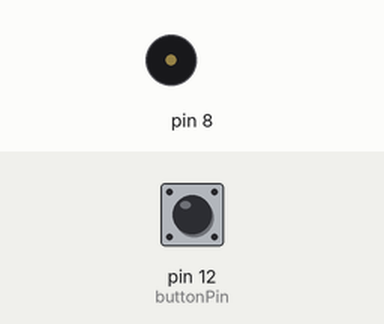
The sketch below on a simulated Arduino Uno, built with avr-gcc and run on an emulated ATmega328P. Parts: buzzer (waves = sounding). The test bench sets the inputs (shaded band); at power-on: pin 12 (buttonPin) LOW.

Above: at 1.2 s.
1.3 s: pin 12 (buttonPin) pulled HIGH for 0.15 s
At 2.0 s:
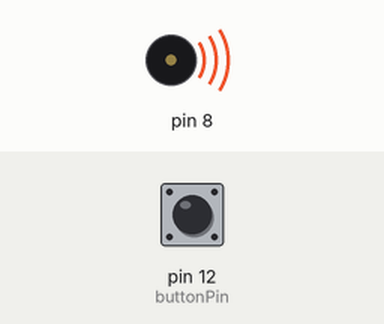
4.4 s: pin 12 (buttonPin) pulled HIGH for 1 s
At 7.2 s:
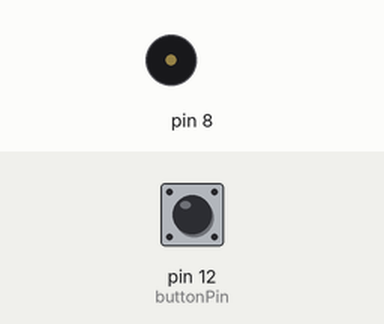
7.4 s: pin 12 (buttonPin) pulled HIGH for 3.2 s
At 8.1 s:
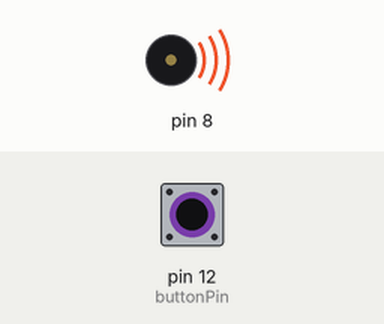
Timing chart, 0 to 13.4 s (numbered marks = the images above; inputs shaded):
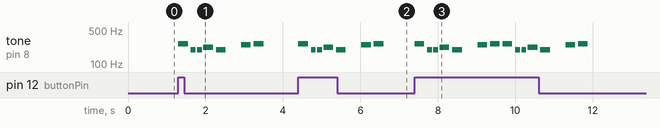

Measured:
- after the input at 1.3 s, tone on pin 8: plays 262 Hz for 0.25 s, 196 Hz for 0.13 s, 196 Hz for 0.13 s, 220 Hz for 0.25 s, 196 Hz for 0.25 s, 247 Hz for 0.25 s … (7 notes in this stretch), starting at once
- after the input at 4.4 s, tone on pin 8: plays 262 Hz for 0.25 s, 196 Hz for 0.13 s, 196 Hz for 0.13 s, 220 Hz for 0.25 s, 196 Hz for 0.25 s, 247 Hz for 0.25 s … (7 notes in this stretch), starting at once
- after the input at 7.4 s, tone on pin 8: plays 262 Hz for 0.25 s, 196 Hz for 0.13 s, 196 Hz for 0.13 s, 220 Hz for 0.25 s, 196 Hz for 0.25 s, 247 Hz for 0.25 s … (14 notes in this stretch), starting at once

The sketch:

son2.ino
```cpp
/*
 * References:
 *   - http://www.phy.mtu.edu/~suits/notefreqs.html
 *   - https://en.wikipedia.org/wiki/Scientific_pitch_notation#Table_of_note_frequencies
 *   - http://soundcalledmusic.com/scientific-pitch-notation/
 */
enum Note_Freq {
  NOTE_B0  = 31,
  NOTE_C1  = 33,
  NOTE_CS1 = 35,
  NOTE_D1  = 37,
  NOTE_DS1 = 39,
  NOTE_E1  = 41,
  NOTE_F1  = 44,
  NOTE_FS1 = 46,
  NOTE_G1  = 49,
  NOTE_GS1 = 52,
  NOTE_A1  = 55,
  NOTE_AS1 = 58,
  NOTE_B1  = 62,
  NOTE_C2  = 65,
  NOTE_CS2 = 69,
  NOTE_D2  = 73,
  NOTE_DS2 = 78,
  NOTE_E2  = 82,
  NOTE_F2  = 87,
  NOTE_FS2 = 93,
  NOTE_G2  = 98,
  NOTE_GS2 = 104,
  NOTE_A2  = 110,
  NOTE_AS2 = 117,
  NOTE_B2  = 123,
  NOTE_C3  = 131,
  NOTE_CS3 = 139,
  NOTE_D3  = 147,
  NOTE_DS3 = 156,
  NOTE_E3  = 165,
  NOTE_F3  = 175,
  NOTE_FS3 = 185,
  NOTE_G3  = 196,
  NOTE_GS3 = 208,
  NOTE_A3  = 220,
  NOTE_AS3 = 233,
  NOTE_B3  = 247,
  NOTE_C4  = 262,
  NOTE_CS4 = 277,
  NOTE_D4  = 294,
  NOTE_DS4 = 311,
  NOTE_E4  = 330,
  NOTE_F4  = 349,
  NOTE_FS4 = 370,
  NOTE_G4  = 392,
  NOTE_GS4 = 415,
  NOTE_A4  = 440,
  NOTE_AS4 = 466,
  NOTE_B4  = 494,
  NOTE_C5  = 523,
  NOTE_CS5 = 554,
  NOTE_D5  = 587,
  NOTE_DS5 = 622,
  NOTE_E5  = 659,
  NOTE_F5  = 698,
  NOTE_FS5 = 740,
  NOTE_G5  = 784,
  NOTE_GS5 = 831,
  NOTE_A5  = 880,
  NOTE_AS5 = 932,
  NOTE_B5  = 988,
  NOTE_C6  = 1047,
  NOTE_CS6 = 1109,
  NOTE_D6  = 1175,
  NOTE_DS6 = 1245,
  NOTE_E6  = 1319,
  NOTE_F6  = 1397,
  NOTE_FS6 = 1480,
  NOTE_G6  = 1568,
  NOTE_GS6 = 1661,
  NOTE_A6  = 1760,
  NOTE_AS6 = 1865,
  NOTE_B6  = 1976,
  NOTE_C7  = 2093,
  NOTE_CS7 = 2217,
  NOTE_D7  = 2349,
  NOTE_DS7 = 2489,
  NOTE_E7  = 2637,
  NOTE_F7  = 2794,
  NOTE_FS7 = 2960,
  NOTE_G7  = 3136,
  NOTE_GS7 = 3322,
  NOTE_A7  = 3520,
  NOTE_AS7 = 3729,
  NOTE_B7  = 3951,
  NOTE_C8  = 4186,
  NOTE_CS8 = 4435,
  NOTE_D8  = 4699,
  NOTE_DS8 = 4978,
};

//notes in the melody
int melody[]={NOTE_C4, NOTE_G3, NOTE_G3, NOTE_A3, NOTE_G3, 0, NOTE_B3, NOTE_C4};

//digital pin 12 has a button attached to it. Give it an name
int buttonPin= 12;

//note durations. 4=quarter note / 8=eighth note
int noteDurations[]={4, 8, 8, 4, 4, 4, 4, 4};


void setup(){

  //make the button's pin input
  pinMode(buttonPin, INPUT);
}


void loop(){

  //read the input pin
  int buttonState = digitalRead(buttonPin);

  //if the button is pressed
  if (buttonState == 1){

    //iterate over the notes of the melody
    for (int thisNote=0; thisNote <8; thisNote++){

      //to calculate the note duration, take one second. Divided by the note type
      int noteDuration = 1000 / noteDurations [thisNote];
      tone(8, melody [thisNote], noteDuration);

      //to distinguish the notes, set a minimum time between them
      //the note's duration +30% seems to work well
      int pauseBetweenNotes = noteDuration * 1.30;
      delay(pauseBetweenNotes);

      //stop the tone playing
      noTone(8);
    }
  }
}
```
